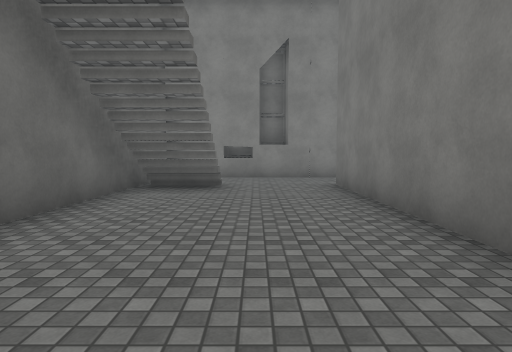
view 1 (above)

17 first-person views from a walk through a 3-D level made in the Unity game engine. The camera is 1.4 m above the floor, tilts 4° down and sees 75° across. Doors are open. The floor is counted in squares, 2 m on a side. Each view is taken from the middle of a square. On the plan, view 1 faces up. The plan holds only what a view shows up to about 10 squares ahead; the rest is blank. The place goes on beyond the plan. The player is left out. Some surface patterns are stand-ins.

view 2
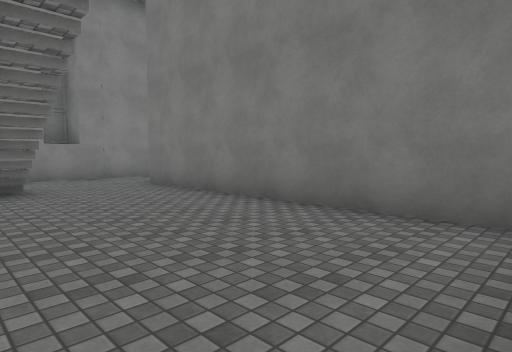

view 3
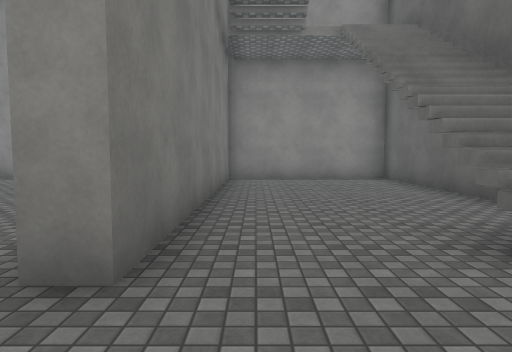

view 4
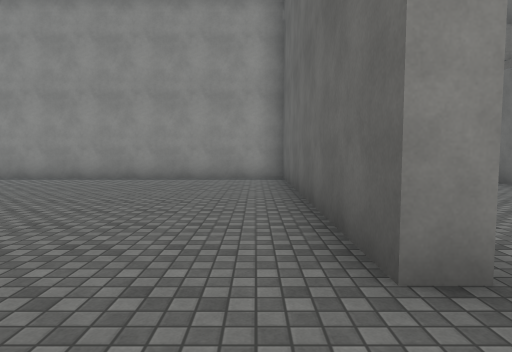

view 5
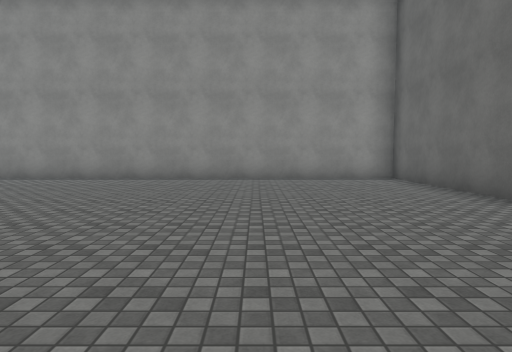

view 6
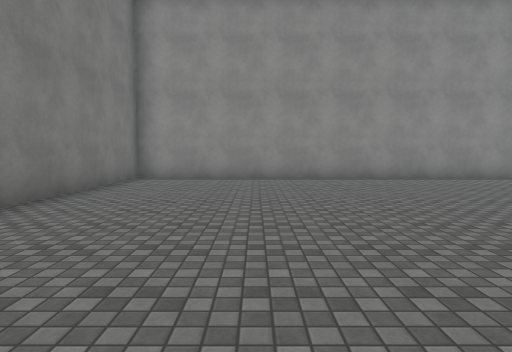

view 7
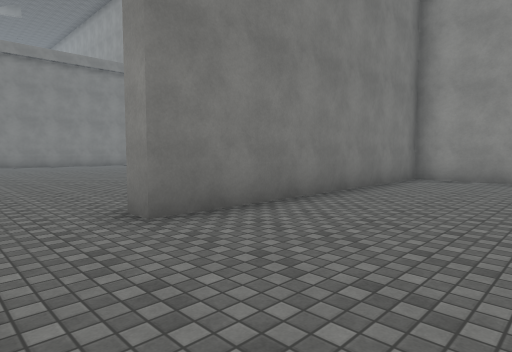

view 8
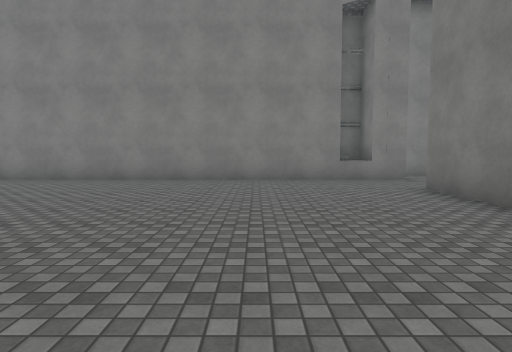

view 9
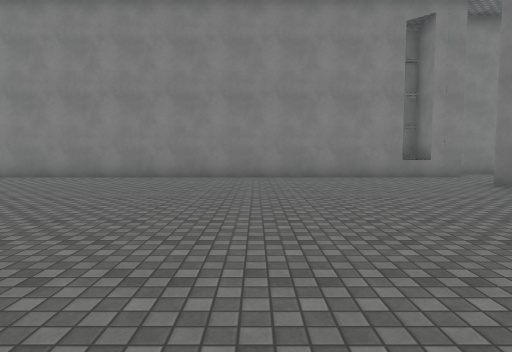

view 10
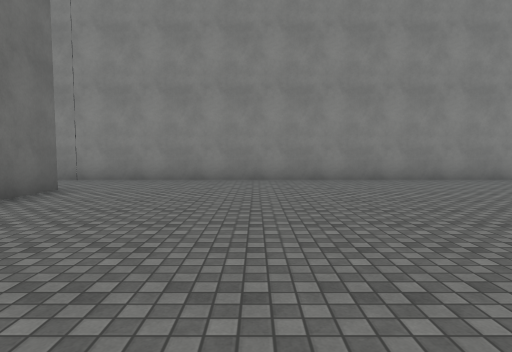

view 11
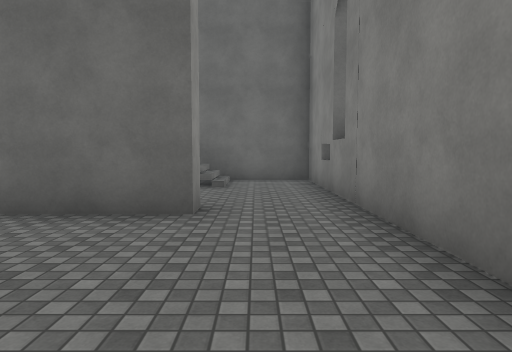

view 12
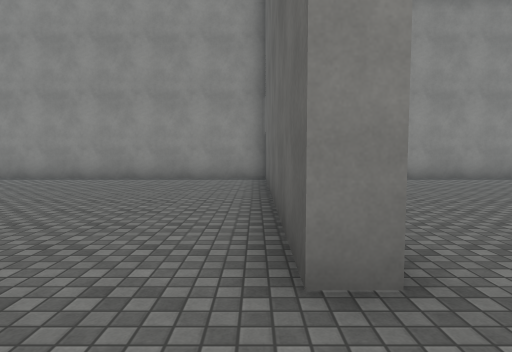

view 13
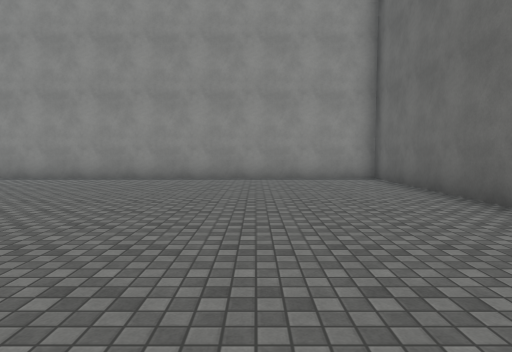

view 14
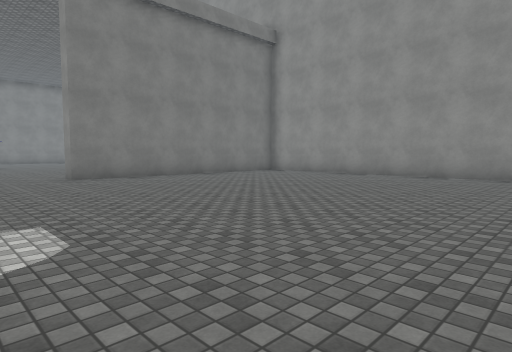

view 15
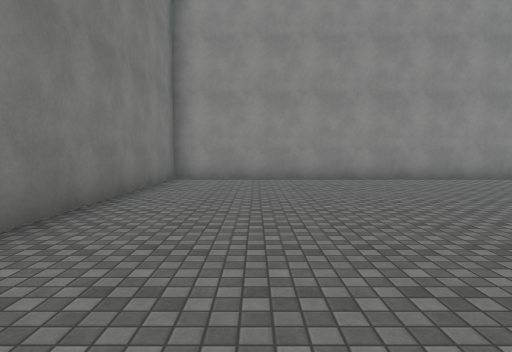

view 16
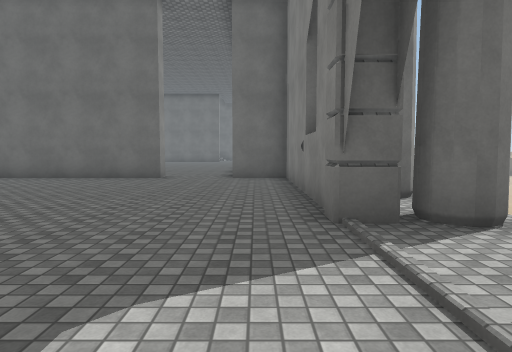

view 17
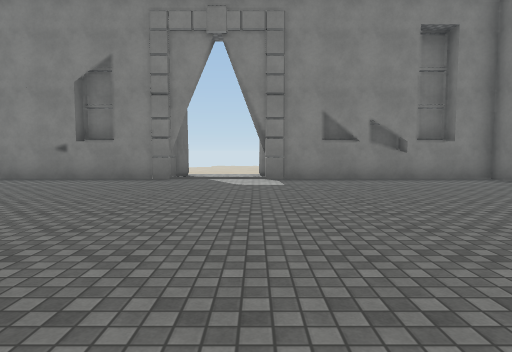

### Floor plan
Points are (right, up) in squares from view 1. A wall is a line through its corners. A room is listed if a view was taken in it or the views show most of it. See-through windows are left out.
Room 1 (views 1, 2, 3)
walls: (-0.9, 9.9) (-0.9, 9.2); (2.5, 9.4) (-2.5, 9.4) (-2.5, -0.2) (1.8, -0.2) (1.8, 7.3) (2.2, 7.3); (-0.1, 10.3) (-0.6, 10.3)
ways out: opening at (2, 8.5) to room 2
Room 2 (views 4, 5, 6, 7, 8, 9, 10, 11, 12)
walls: (16.9, 9.2) (16.9, 10.3) (16.3, 10.3); (2.2, 7.3) (2.2, -0.2) (17.2, -0.2) (17.2, 7.3) (17.7, 7.3); (17.7, 9.4) (2.5, 9.4)
ways out: opening at (2, 8.5) to room 1; opening at (18, 8.5) to room 3
Room 3 (views 13, 14, 15, 16, 17)
walls: (23.8, 11.5) (23.8, 10.9) (17.7, 10.9) (17.7, 9.4); (17.7, 7.3) (17.7, -0.2) (32.2, -0.2); (32.3, 10.1) (32.3, 10.9) (26.2, 10.9)
ways out: opening at (18, 8.5) to room 2; opening at (25, 12)

Where each view was taken, in squares from view 1:
view 1: 0 up, 0 right, facing up
view 2: 0 up, 2 left, facing up-right
view 3: 9 up, 1 right, facing down
view 4: 9 up, 3 right, facing down
view 5: 9 up, 6 right, facing down
view 6: 9 up, 14 right, facing down
view 7: 9 up, 14 right, facing down-right
view 8: 1 up, 14 right, facing up
view 9: 0 up, 12 right, facing up
view 10: 1 up, 6 right, facing up
view 11: 8 up, 6 right, facing left
view 12: 9 up, 18 right, facing down
view 13: 9 up, 21 right, facing down
view 14: 10 up, 23 right, facing down-right
view 15: 9 up, 30 right, facing down
view 16: 10 up, 27 right, facing left
view 17: 2 up, 26 right, facing up
